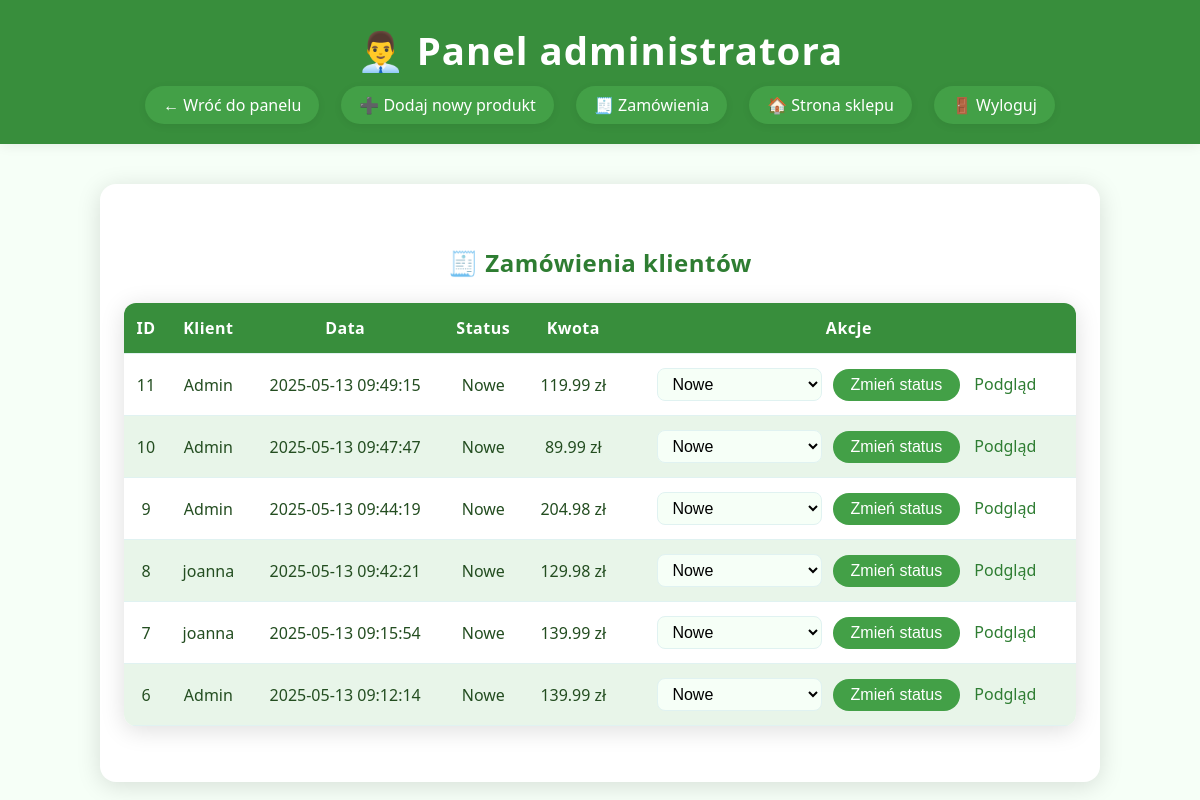
Page /admin/orders.php (signed in) on the committed database.
### tables this page shows
CREATE TABLE `orders` (
  `id` int(11) NOT NULL,
  `user_id` int(11) NOT NULL,
  `address` varchar(255) DEFAULT NULL,
  `phone` varchar(50) DEFAULT NULL,
  `created_at` timestamp NOT NULL DEFAULT current_timestamp(),
  `total_price` decimal(10,2) NOT NULL DEFAULT 0.00,
  `status` varchar(32) DEFAULT 'Nowe',
  `size` varchar(8) DEFAULT NULL
);

CREATE TABLE `users` (
  `id` int(11) NOT NULL,
  `name` varchar(100) NOT NULL,
  `email` varchar(100) NOT NULL,
  `password` varchar(255) NOT NULL,
  `role` enum('user','admin') DEFAULT 'user'
);

### admin/orders.php (the view, shortened to what this page needs)
<?php
require '../db.php';
$stmt = $pdo->query("
    SELECT o.id, o.user_id, o.created_at, o.status, o.size, SUM(oi.quantity * oi.price) AS total, u.name AS user_name
    FROM orders o
    JOIN order_items oi ON o.id = oi.order_id
    JOIN users u ON o.user_id = u.id
    GROUP BY o.id, o.created_at, o.status, o.size, u.name
    ORDER BY o.created_at DESC
");
$orders = $stmt->fetchAll();
?>
<!DOCTYPE html>
<html lang="pl">
<head>
    <link rel="stylesheet" href="../css/style.css">
</head>
<body>
    <header>
        <div class="container">
            <h1>👨‍💼 Panel administratora</h1>
            <nav>
                <a href="index.php">← Wróć do panelu</a>
                <a href="add_product.php">➕ Dodaj nowy produkt</a>
                <a href="orders.php">🧾 Zamówienia</a>
                <a href="../index.php">🏠 Strona sklepu</a>
                <a href="../logout.php">🚪 Wyloguj</a>
            </nav>
        </div>
    </header>
    <div class="orders-admin-container">
        <h2>🧾 Zamówienia klientów</h2>
        <table class="orders-admin-table">
            <thead>
                <tr>
                    <th>ID</th>
                    <th>Klient</th>
                    <th>Data</th>
                    <th>Status</th>
                    <th>Kwota</th>
                    <th>Akcje</th>
                </tr>
            </thead>
            <tbody>
                <?php foreach ($orders as $order): ?>
                <tr>
                    <td><?= $order['id'] ?></td>
                    <td><?= htmlspecialchars($order['user_name']) ?></td>
                    <td><?= $order['created_at'] ?></td>
                    <td><?= htmlspecialchars($order['status']) ?></td>
                    <td><?= number_format($order['total'], 2) ?> zł</td>
                    <td>
                        <?php if ($order['status'] === 'Anulowane'): ?>
                            <span style="color:#c62828;">Anulowane</span>
                        <?php else: ?>
                            <form method="post" style="display:inline;">
                                <select name="new_status">
                                    <?php
                                    $statuses = ['Nowe', 'W przygotowaniu', 'Wysłane', 'W drodze', 'Dostarczone', 'Skompletowane'];
                                    foreach ($statuses as $status):
                                    ?>
                                        <option value="<?= $status ?>" <?= $order['status'] === $status ? 'selected' : '' ?>>
                                            <?= $status ?>
                                        </option>
                                    <?php endforeach; ?>
                                </select>
                                <button type="submit">Zmień status</button>
                            </form>
                        <?php endif; ?>
                        <a href="../order_details.php?id=<?= $order['id'] ?>" style="margin-left:10px;">Podgląd</a>
                    </td>
                </tr>
                <?php endforeach; ?>
            </tbody>
        </table>
    </div>
</body>
</html>

### css/style.css (style rules this page uses)
* { box-sizing: border-box; margin: 0; padding: 0; }
body { background: #f6fff7; color: #234d20; font-family: 'Segoe UI', Arial, sans-serif; min-height: 100vh; }
.container { max-width: 1200px; margin: 0 auto; padding: 0 24px; }
header { background: #388e3c; color: #fff; padding: 24px 0 10px 0; margin-bottom: 30px; box-shadow: 0 2px 12px #0001; }
header h1 { font-size: 2.4em; letter-spacing: 1px; margin-bottom: 10px; text-align: center; }
nav { display: flex; justify-content: center; align-items: center; gap: 22px; flex-wrap: wrap; margin-bottom: 10px; }
nav a { color: #fff; text-decoration: none; background: #43a047; padding: 8px 18px; border-radius: 20px; font-weight: 500; transition: background 0.2s; box-shadow: 0 2px 8px #0001; }
h2 { text-align: center; color: #2e7d32; margin: 30px 0 24px 0; font-size: 1.5em; letter-spacing: 0.5px; }
table { width: 100%; border-collapse: collapse; background: #fff; border-radius: 12px; overflow: hidden; box-shadow: 0 4px 24px #0002; margin-bottom: 32px; font-size: 1em; }
th, td { padding: 14px 12px; text-align: center; border-bottom: 1px solid #e0f2f1; }
th { background: #388e3c; color: #fff; font-weight: 600; letter-spacing: 0.5px; }
tr:nth-child(even) { background: #e8f5e9; }
td a { color: #2e7d32; font-weight: 500; text-decoration: none; margin: 0 4px; transition: color 0.2s; }

### admin/orders.php (style rules this page uses)
.orders-admin-container { max-width: 1000px; margin: 40px auto; background: #fff; border-radius: 16px; box-shadow: 0 4px 24px #0002; padding: 32px 24px; }
.orders-admin-table { width: 100%; border-collapse: collapse; margin-bottom: 24px; }
.orders-admin-table th, .orders-admin-table td { padding: 14px 10px; text-align: center; border-bottom: 1px solid #e0f2f1; }
.orders-admin-table th { background: #388e3c; color: #fff; font-weight: 600; }
.orders-admin-table tr:nth-child(even) { background: #e8f5e9; }
.orders-admin-table form { display: inline; }
.orders-admin-table select { padding: 6px 10px; border-radius: 8px; border: 1px solid #e0f2f1; background: #f6fff7; font-size: 1em; margin-right: 6px; }
.orders-admin-table button { background: #43a047; color: #fff; border: none; border-radius: 20px; padding: 7px 18px; font-size: 1em; font-weight: 500; cursor: pointer; transition: background 0.2s; }

### rows in the picture
orders: id "11", user.name "Admin", created_at "2025-05-13 09:49:15", status "Nowe", total "119.99", new_status "Nowe"
orders: id "10", user.name "Admin", created_at "2025-05-13 09:47:47", status "Nowe", total "89.99", new_status "Nowe"
orders: id "9", user.name "Admin", created_at "2025-05-13 09:44:19", status "Nowe", total "204.98", new_status "Nowe"
orders: id "8", user.name "joanna", created_at "2025-05-13 09:42:21", status "Nowe", total "129.98", new_status "Nowe"
orders: id "7", user.name "joanna", created_at "2025-05-13 09:15:54", status "Nowe", total "139.99", new_status "Nowe"
orders: id "6", user.name "Admin", created_at "2025-05-13 09:12:14", status "Nowe", total "139.99", new_status "Nowe"
